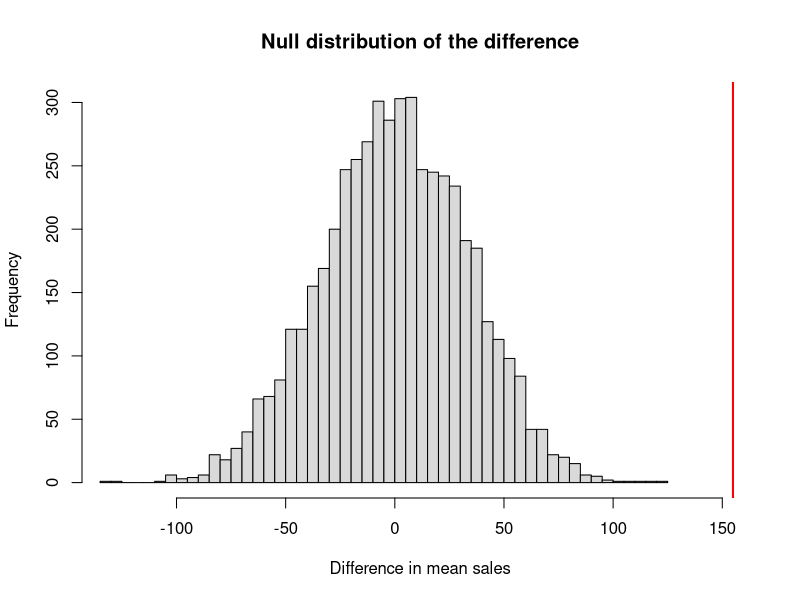

The R script that drew this image:
## ---- chunk 1
knitr::opts_chunk$set(echo = TRUE, message = FALSE, warning = FALSE,
                      fig.width = 6.5, fig.height = 4, comment = "#>")
library(dplyr)
library(ggplot2)
## ---- chunk 2
set.seed(2026)

# ---- daily operations table ----
n_days <- 180
daily <- data.frame(date = seq(as.Date("2026-01-01"), by = "day", length.out = n_days))
daily$wday    <- factor(format(daily$date, "%a"),
                        levels = c("Mon","Tue","Wed","Thu","Fri","Sat","Sun"))
daily$weekend <- as.integer(daily$wday %in% c("Sat", "Sun"))
daily$temp    <- round(26 - 8 * (1:n_days) / n_days + rnorm(n_days, 0, 2), 1)
daily$promo   <- rbinom(n_days, 1, 0.4)
daily$ad_spend <- round(runif(n_days, 50, 300))
# true mechanism: sales = 900 + 2*ad + 150*promo + 180*weekend + 12*temp + noise
daily$sales     <- round(900 + 2 * daily$ad_spend + 150 * daily$promo +
                         180 * daily$weekend + 12 * daily$temp + rnorm(n_days, 0, 120))
daily$customers <- rpois(n_days, daily$sales / 8.5)

# ---- transaction table ----
menu <- data.frame(drink = c("Latte", "Flat White", "Cappuccino", "Cold Brew", "Tea"),
                   price = c(5.5, 5.0, 5.0, 6.0, 4.0))
n_tx <- 800
tx <- data.frame(id = 1:n_tx,
                 date = sample(daily$date, n_tx, replace = TRUE),
                 hour = sample(7:16, n_tx, replace = TRUE,
                               prob = c(.18, .16, .12, .08, .08, .12, .10, .07, .05, .04)))
tx$drink    <- sample(menu$drink, n_tx, replace = TRUE, prob = c(.30, .30, .15, .15, .10))
tx$loyalty  <- rbinom(n_tx, 1, 0.35)
tx$qty      <- 1 + rpois(n_tx, 0.2 + 0.5 * tx$loyalty)   # loyal customers buy more
tx$price    <- menu$price[match(tx$drink, menu$drink)]
tx$spend    <- tx$price * tx$qty
tx$wait_min <- round(rexp(n_tx, rate = 1/3), 2)

head(daily)
head(tx)
## ---- chunk 3
mu_pop <- mean(tx$spend); 
p_pop <- mean(tx$loyalty)    # parameters
set.seed(45)
smp <- tx[sample(nrow(tx), 50), ]                      # sample of n = 50
c(mu = mu_pop, xbar = mean(smp$spend))
c(p = p_pop,   phat = mean(smp$loyalty))
## ---- chunk 4
set.seed(42)
srs    <- sample(tx$spend, 100)                          # random sample
biased <- sample(tx$spend[tx$loyalty == 1], 100)         # members only
c(truth = mean(tx$spend), SRS = mean(srs), members_only = mean(biased))

# bias does not shrink with n
sapply(c(50, 100, 250), function(n) c(n = n, biased_mean = mean(sample(tx$spend[tx$loyalty == 1], n))))
## ---- chunk 5
set.seed(43)
sigma2 <- 4                                         # true variance
est <- replicate(20000, {
  x <- rnorm(10, 0, sqrt(sigma2))
  c(n_div = sum((x - mean(x))^2) / 10, n1_div = sum((x - mean(x))^2) / 9)
})
rowMeans(est)                                        # n-1 version averages to 4; n version to 3.6

x <- smp$spend
c(mean = mean(x), se = sd(x) / sqrt(length(x)))
## ---- chunk 6
x <- smp$spend; 
n <- length(x)
tcrit <- qt(0.975, df = n - 1)
ci <- mean(x) + c(-1, 1) * tcrit * sd(x) / sqrt(n)
ci
print("--------------------")
t.test(x)$conf.int                                   # same

# coverage simulation: does the procedure capture mu 95% of the time?
set.seed(44)
cover <- replicate(5000, {
  s <- sample(tx$spend, 50)
  ci <- mean(s) + c(-1, 1) * qt(.975, 49) * sd(s) / sqrt(50)
  ci[1] <= mean(tx$spend) && mean(tx$spend) <= ci[2]
})
cat("Coverage probability:", mean(cover))
## ---- chunk 7
hyp <- data.frame(
  question  = c("Promo raises mean daily sales", "Avg spend differs from $7", "Members are 35% of customers"),
  H0        = c("mu_promo = mu_none", "mu = 7", "p = 0.35"),
  H1        = c("mu_promo > mu_none", "mu != 7", "p != 0.35"),
  test      = c("two-sample t (one-sided)", "one-sample t", "proportion z / chi-sq"))
hyp

# the observed evidence for the first hypothesis
obs_diff <- mean(daily$sales[daily$promo == 1]) - mean(daily$sales[daily$promo == 0])
obs_diff
## ---- chunk 8
g1 <- daily$sales[daily$promo == 1]
g0 <- daily$sales[daily$promo == 0]
se <- sqrt(var(g1)/length(g1) + var(g0)/length(g0))
t_stat <- (mean(g1) - mean(g0)) / se
df <- se^4 / ((var(g1)/length(g1))^2/(length(g1)-1) + (var(g0)/length(g0))^2/(length(g0)-1))
c(t = t_stat, df = df, p_one_sided = 1 - pt(t_stat, df))
t.test(g1, g0, alternative = "greater")$p.value      # same

# simulation-based null distribution: shuffle promo labels
set.seed(46)
perm <- replicate(5000, { s <- sample(daily$promo)
                          mean(daily$sales[s == 1]) - mean(daily$sales[s == 0]) })
obs <- mean(g1) - mean(g0)
(sum(perm >= obs) + 1) / (length(perm) + 1)          # permutation p-value (never exactly 0)
hist(perm, breaks = 40, col = "grey85",
     xlim = range(c(perm, obs)),
     main = "Null distribution of the difference",
     xlab = "Difference in mean sales")
abline(v = obs, col = "red", lwd = 2)
## ---- chunk 9
# (a) one-sample
t.test(tx$spend, mu = 7)

# (b) two-sample
t.test(sales ~ promo, data = daily)

# (c) paired: waiting time before and after a faster machine, 8 matched weekdays
before <- c(3.9, 3.2, 4.1, 3.6, 4.4, 3.0, 3.8, 4.0)
after  <- c(3.1, 2.9, 3.5, 3.4, 3.7, 2.8, 3.3, 3.6)
print("------------------")

t.test(after, before, paired = TRUE)
t.test(after - before)$statistic                     # identical statistic
## ---- chunk 10

## ---- chunk 11
power.t.test(delta = 150, sd = 230, sig.level = 0.05, power = 0.80)

# by formula
2 * 230^2 * (qnorm(.975) + qnorm(.80))^2 / 150^2

# simulate both error types
set.seed(49)
p_null <- replicate(4000, t.test(rnorm(40, 0, 230), rnorm(40, 0, 230))$p.value)
p_alt  <- replicate(4000, t.test(rnorm(40, 150, 230), rnorm(40, 0, 230))$p.value)
c(type_I_rate = mean(p_null < .05), power_n40 = mean(p_alt < .05))
## ---- chunk 12
